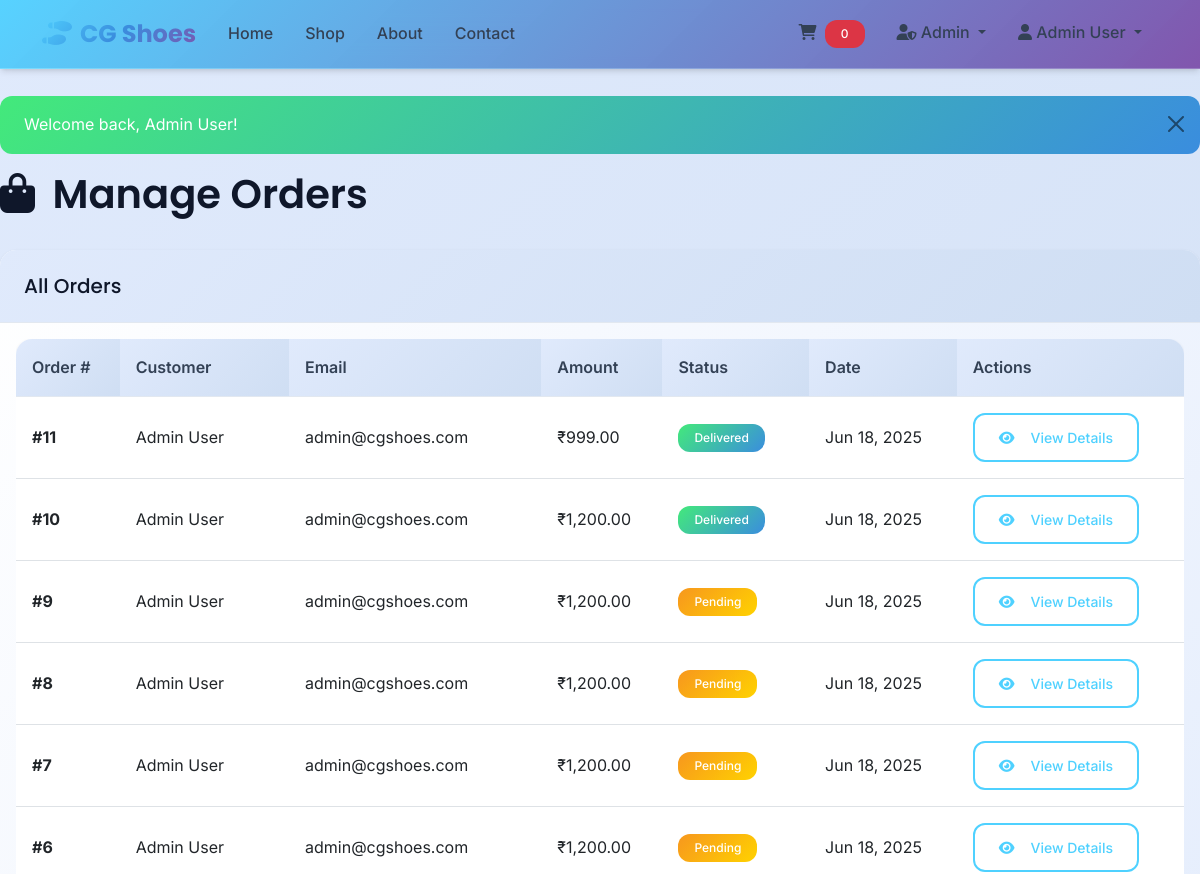
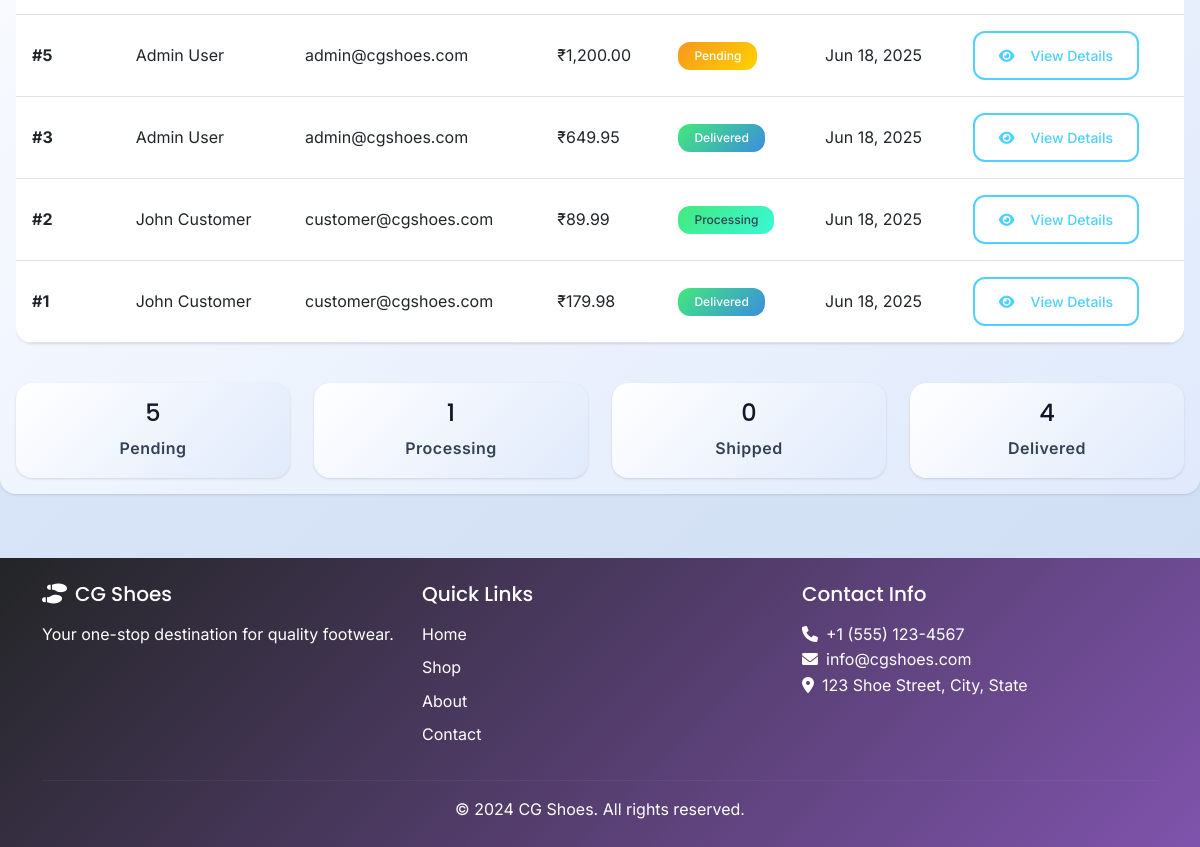
The page /admin/manage-orders.php (signed in) on the database as committed earlier (2 pictures, top to bottom).
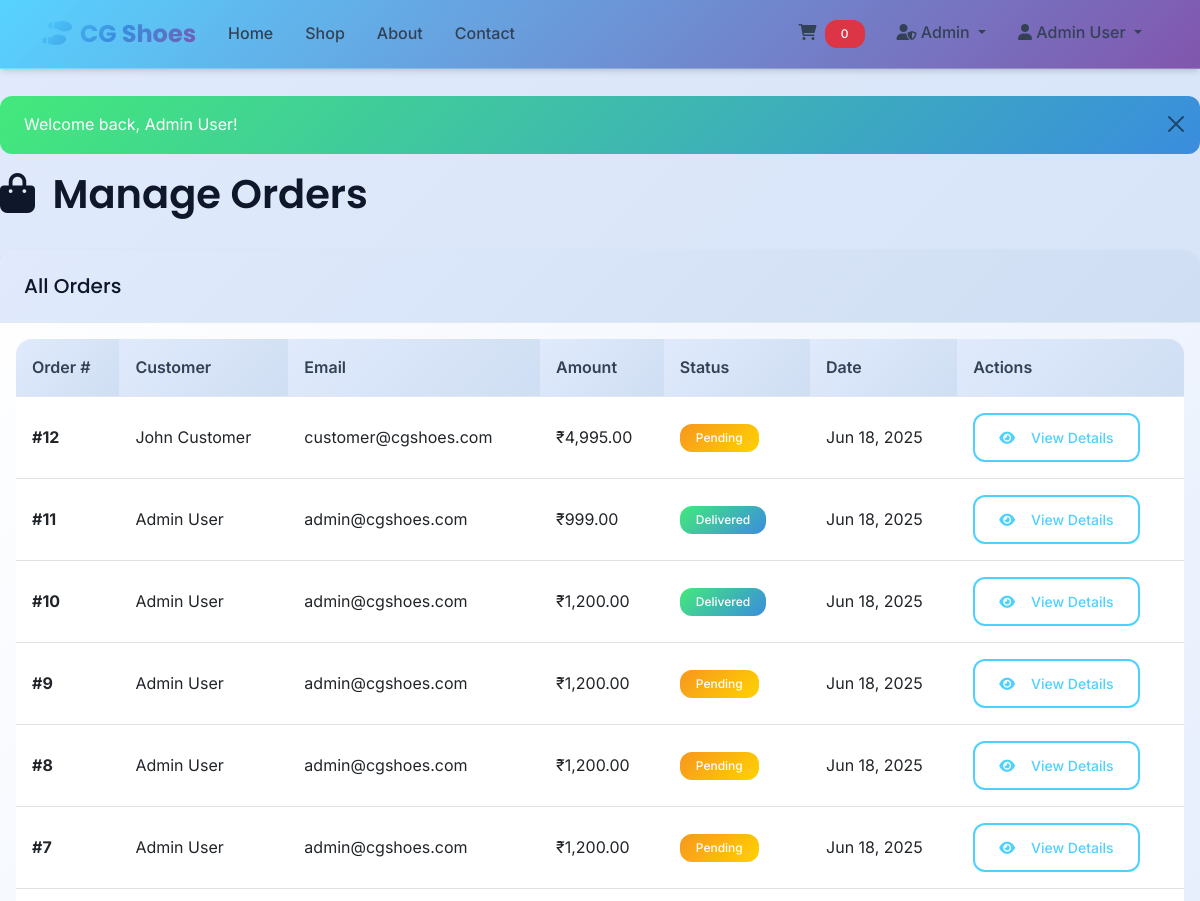
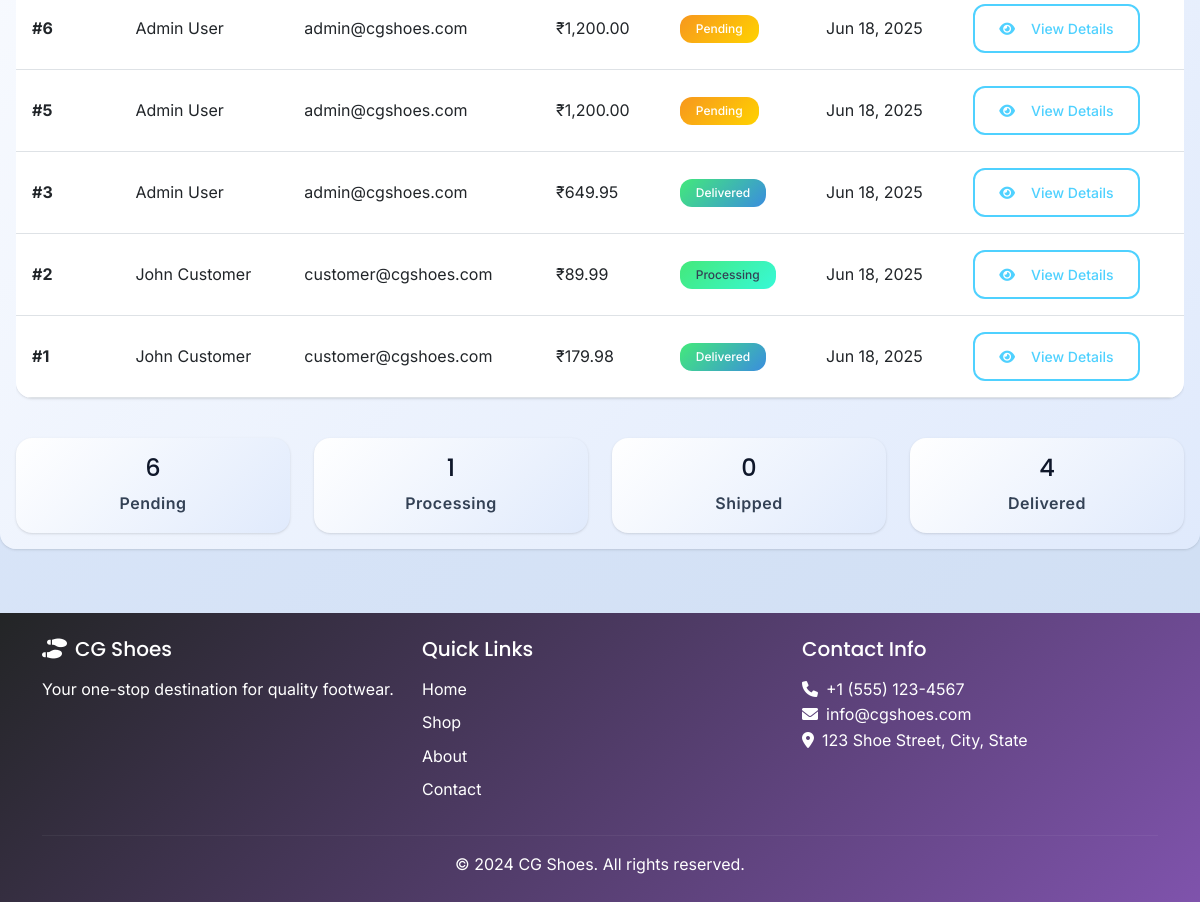
The same page on the database as committed later (2 pictures, top to bottom).
### tables this page shows
CREATE TABLE `orders` (
  `id` int(11) NOT NULL,
  `user_id` int(11) NOT NULL,
  `total_amount` decimal(10,2) NOT NULL,
  `status` varchar(50) DEFAULT 'pending',
  `created_at` datetime DEFAULT current_timestamp()
);

CREATE TABLE `users` (
  `id` int(11) NOT NULL,
  `name` varchar(100) NOT NULL,
  `email` varchar(100) NOT NULL,
  `password` varchar(255) NOT NULL,
  `phone` varchar(15) DEFAULT NULL,
  `address` text DEFAULT NULL,
  `is_admin` tinyint(1) DEFAULT 0,
  `created_at` datetime DEFAULT current_timestamp()
);

### includes/functions.php (called while the page is built, shortened)
<?php
function sanitize($input) {
    return htmlspecialchars(trim($input), ENT_QUOTES, 'UTF-8');
}
function formatPrice($price) {
    return '₹' . number_format($price, 2);
}
?>

### admin/manage-orders.php (the view, shortened to what the changed rows need)
<?php
$includes_dir = dirname(__FILE__) . '/../includes';
require_once $includes_dir . '/functions.php';
require_once $includes_dir . '/header.php';
$order_details = null;
$order_items = [];
$stmt = $pdo->query("SELECT o.*, u.name as customer_name, u.email as customer_email
                     FROM orders o
                     LEFT JOIN users u ON o.user_id = u.id
                     ORDER BY o.created_at DESC");
$orders = $stmt->fetchAll();
?>
<div class="row">
    <div class="col-12">
        <div class="d-flex justify-content-between align-items-center mb-4">
            <h2>
                <i class="fas fa-shopping-bag me-2"></i>
                <?php echo $order_details ? 'Order Details' : 'Manage Orders'; ?>
            </h2>
        </div>
    </div>
</div>
<?php if ($order_details): ?>
<div class="row">
    <div class="col-lg-8">
        <div class="card mb-4">
            <div class="card-header">
                <h5 class="mb-0">Order Items</h5>
            </div>
            <div class="card-body">
                <?php foreach ($order_items as $item): ?>
                <div class="d-flex align-items-center mb-3 p-3 border rounded">
                    <img src="<?php echo getBasePath(); ?>assets/images/<?php echo $item['image'] ?: 'default-shoe.jpg'; ?>"
                         alt="<?php echo sanitize($item['name']); ?>"
                         class="me-3" style="width: 80px; height: 80px; object-fit: cover; border-radius: 8px;">
                    <div class="flex-grow-1">
                        <h6 class="mb-1"><?php echo sanitize($item['name']); ?></h6>
                        <p class="text-muted mb-1">
                            Quantity: <?php echo $item['quantity']; ?>
                            <?php if (!empty($item['size'])): ?>
                                | Size: <span class="badge bg-secondary"><?php echo sanitize($item['size']); ?></span>
                            <?php endif; ?>
                        </p>
                        <p class="text-muted mb-0">Price: <?php echo formatPrice($item['price']); ?></p>
                    </div>
                    <div class="text-end">
                        <strong><?php echo formatPrice($item['price'] * $item['quantity']); ?></strong>
                    </div>
                </div>
                <?php endforeach; ?>
            </div>
        </div>
    </div>
    <div class="col-lg-4">
        <div class="card mb-4">
            <div class="card-header">
                <h5 class="mb-0">Order Information</h5>
            </div>
            <div class="card-body">
                <div class="mb-3">
                    <strong>Order #:</strong> <?php echo $order_details['id']; ?>
                </div>
                <div class="mb-3">
                    <strong>Date:</strong> <?php echo date('M d, Y H:i', strtotime($order_details['created_at'])); ?>
                </div>
                <div class="mb-3">
                    <strong>Status:</strong>
                    <span class="badge status-<?php echo strtolower($order_details['status']); ?>">
                        <?php echo ucfirst($order_details['status']); ?>
                    </span>
                </div>
                <div class="mb-3">
                    <strong>Total Amount:</strong> <?php echo formatPrice($order_details['total_amount']); ?>
                </div>
                <hr>
                <h6>Customer Information</h6>
                <div class="mb-2">
                    <strong>Name:</strong> <?php echo sanitize($order_details['customer_name']); ?>
                </div>
                <div class="mb-2">
                    <strong>Email:</strong> <?php echo sanitize($order_details['customer_email']); ?>
                </div>
                <div class="mb-2">
                    <strong>Phone:</strong> <?php echo sanitize($order_details['customer_phone']); ?>
                </div>
                <div class="mb-3">
                    <strong>Address:</strong><br>
                    <?php echo nl2br(sanitize($order_details['customer_address'])); ?>
                </div>
                <hr>
                <h6>Update Order Status</h6>
                <form method="POST">
                    <input type="hidden" name="order_id" value="<?php echo $order_details['id']; ?>">
                    <div class="mb-3">
                        <select name="status" class="form-select" required>
                            <option value="pending" <?php echo $order_details['status'] == 'pending' ? 'selected' : ''; ?>>Pending</option>
                            <option value="processing" <?php echo $order_details['status'] == 'processing' ? 'selected' : ''; ?>>Processing</option>
                            <option value="shipped" <?php echo $order_details['status'] == 'shipped' ? 'selected' : ''; ?>>Shipped</option>
                            <option value="delivered" <?php echo $order_details['status'] == 'delivered' ? 'selected' : ''; ?>>Delivered</option>
                            <option value="cancelled" <?php echo $order_details['status'] == 'cancelled' ? 'selected' : ''; ?>>Cancelled</option>
                        </select>
                    </div>
                    <button type="submit" name="update_status" class="btn btn-primary w-100">
                        <i class="fas fa-save me-2"></i>Update Status
                    </button>
                </form>
            </div>
        </div>
    </div>
</div>
<?php else: ?>
<div class="card">
    <div class="card-body">
        <?php if (empty($orders)): ?>
        <div class="text-center py-5">
            <i class="fas fa-shopping-bag fa-3x text-muted mb-3"></i>
            <h4>No orders yet</h4>
            <p class="text-muted">Orders will appear here once customers start placing them.</p>
        </div>
        <?php else: ?>
        <div class="table-responsive">
            <table class="table table-hover">
                <thead>
                    <tr>
                        <th>Order #</th>
                        <th>Customer</th>
                        <th>Email</th>
                        <th>Amount</th>
                        <th>Status</th>
                        <th>Date</th>
                        <th>Actions</th>
                    </tr>
                </thead>
                <tbody>
                    <?php foreach ($orders as $order): ?>
                    <tr>
                        <td>
                            <strong>#<?php echo $order['id']; ?></strong>
                        </td>
                        <td><?php echo sanitize($order['customer_name']); ?></td>
                        <td><?php echo sanitize($order['customer_email']); ?></td>
                        <td><?php echo formatPrice($order['total_amount']); ?></td>
                        <td>
                            <span class="badge status-<?php echo strtolower($order['status']); ?>">
                                <?php echo ucfirst($order['status']); ?>
                            </span>
                        </td>
                        <td><?php echo date('M d, Y', strtotime($order['created_at'])); ?></td>
                        <td>
                            <a href="manage-orders.php?order_id=<?php echo $order['id']; ?>" class="btn btn-outline-primary btn-sm">
                                <i class="fas fa-eye me-2"></i>View Details
                            </a>
                        </td>
                    </tr>
                    <?php endforeach; ?>
                </tbody>
            </table>
        </div>
        <div class="row mt-4">
            <div class="col-md-3">
                <div class="card bg-primary text-white">
                    <div class="card-body text-center">
                        <h4><?php echo count(array_filter($orders, function($o) { return $o['status'] == 'pending'; })); ?></h4>
                        <p class="mb-0 order-status-label">Pending</p>
                    </div>
                </div>
            </div>
            <div class="col-md-3">
                <div class="card bg-info text-white">
                    <div class="card-body text-center">
                        <h4><?php echo count(array_filter($orders, function($o) { return $o['status'] == 'processing'; })); ?></h4>
                        <p class="mb-0 order-status-label">Processing</p>
                    </div>
                </div>
            </div>
            <div class="col-md-3">
                <div class="card bg-warning text-white">
                    <div class="card-body text-center">
                        <h4><?php echo count(array_filter($orders, function($o) { return $o['status'] == 'shipped'; })); ?></h4>
                        <p class="mb-0 order-status-label">Shipped</p>
                    </div>
                </div>
            </div>
            <div class="col-md-3">
                <div class="card bg-success text-white">
                    <div class="card-body text-center">
                        <h4><?php echo count(array_filter($orders, function($o) { return $o['status'] == 'delivered'; })); ?></h4>
                        <p class="mb-0 order-status-label">Delivered</p>
                    </div>
                </div>
            </div>
        </div>
        <?php endif; ?>
    </div>
</div>
<?php endif; ?>
<?php require_once $includes_dir . '/footer.php'; ?>

Rows that differ between the two databases and show on the page:
added orders: id "12", user.name "John Customer", user.email "customer@cgshoes.com", total_amount "₹4,995.00", status "Pending", created_at "Jun 18, 2025"
Other text that changed with them:
text no longer shown: "5"
text now shown: "6"
